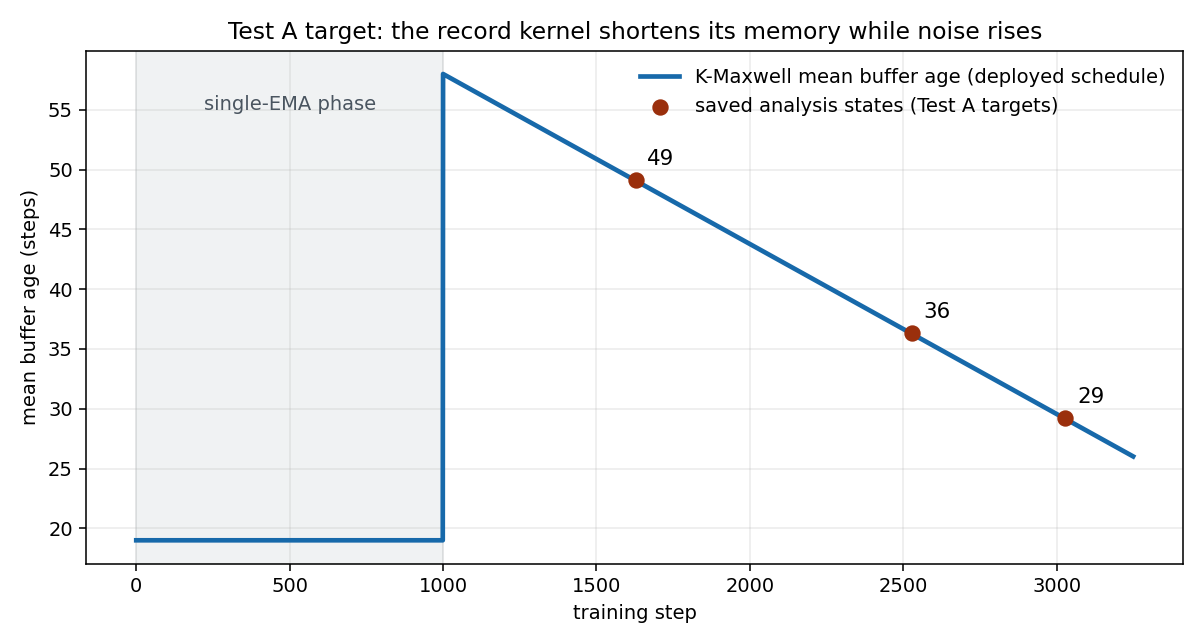

Source code (Python):
import numpy as np
import matplotlib
matplotlib.use("Agg")
import matplotlib.pyplot as plt

# K-Maxwell mean buffer age vs training step (hippocampus/87):
# single EMA (beta=0.95, mean age 19) until step 1000, then the 8-buffer
# mixture anneals linearly from start weights (mean age 58) to end (26)
# over 2250 steps.
DECAYS = [0.75, 0.8228524398549413, 0.8779303386257296, 0.9175985472180883,
          0.9451809410725112, 0.9638939208460664, 0.976378696890324,
          0.9846153846153846]
W0 = np.array([0.005094, 0.010188, 0.015282, 0.020376, 0.025470, 0.030564, 0.035658, 0.857369])
W1 = np.array([0.032262, 0.064524, 0.096786, 0.129047, 0.161309, 0.193571, 0.225833, 0.096669])
ages = np.array([b / (1 - b) for b in DECAYS])
steps = np.arange(0, 3250)
mean_age = np.where(steps < 1000, 0.95 / 0.05 * np.ones_like(steps, dtype=float), 0.0)
frac = np.clip((steps - 1000) / 2250, 0, 1)
mix_age = np.array([( (1 - f) * W0 + f * W1) @ ages for f in frac])
mean_age = np.where(steps < 1000, 19.0, mix_age)

fig, ax = plt.subplots(figsize=(8.6, 4.6), dpi=140)
ax.plot(steps, mean_age, lw=2.4, color="#1769aa", label="K-Maxwell mean buffer age (deployed schedule)")
marks = {1628: 49.1, 2528: 36.3, 3028: 29.2}
ax.scatter(list(marks), list(marks.values()), zorder=5, s=55, color="#9a2f0c",
           label="saved analysis states (Test A targets)")
for x, y in marks.items():
    ax.annotate(f"{y:.0f}", (x, y), textcoords="offset points", xytext=(6, 8), fontsize=11)
ax.axvspan(0, 1000, color="#8a97a4", alpha=0.12)
ax.text(500, 55, "single-EMA phase", ha="center", fontsize=10, color="#4a5560")
ax.set_xlabel("training step")
ax.set_ylabel("mean buffer age (steps)")
ax.set_title("Test A target: the record kernel shortens its memory while noise rises")
ax.legend(frameon=False, fontsize=10, loc="upper right")
ax.grid(alpha=0.25)
fig.tight_layout()
fig.savefig("fig_k8_age.png")
print("saved")
